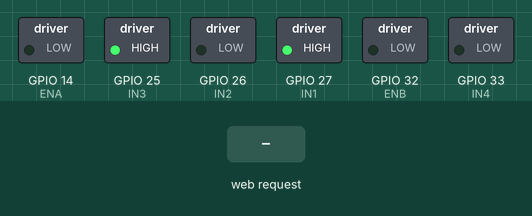
The sketch below on a simulated ESP32. Parts: switched loads named in the sketch (green lamp = pin HIGH). The inputs (shaded band) are chosen by the test bench. What the sketch prints to the serial monitor is not drawn.

Above: at 1.2 s.
1.3 s: HTTP request GET /drive?x=1 received
At 1.6 s:
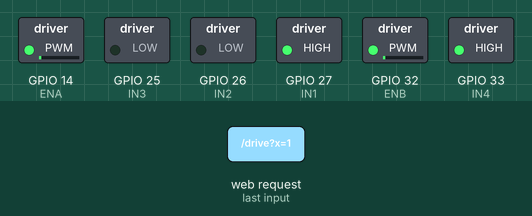
3.4 s: HTTP request GET /drive?x=120 received
At 3.8 s:
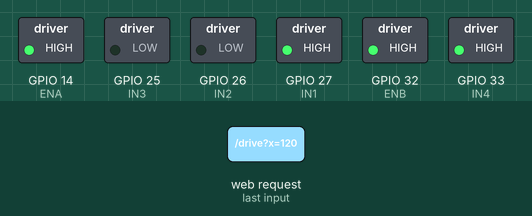
5.5 s: HTTP request GET /drive?y=1 received
At 5.9 s:
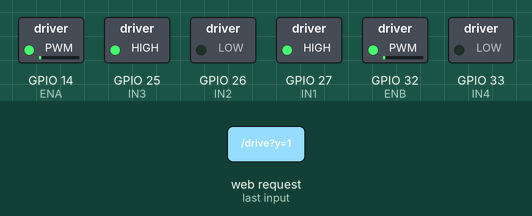
7.6 s: HTTP request GET /drive?y=120 received
At 8.0 s:
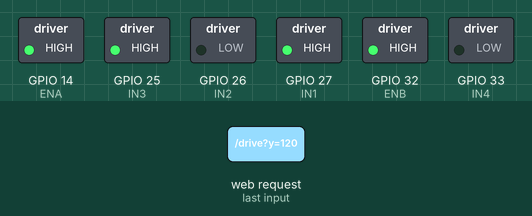
9.7 s: HTTP request GET /drive?x=1&y=1 received
At 10.1 s:
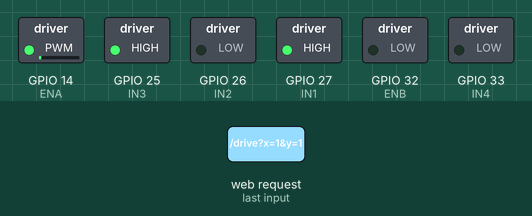
11.8 s: HTTP request GET /drive?x=120&y=120 received
At 12.2 s:
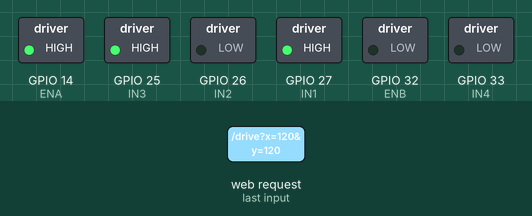
Timing chart, 0 to 14.8 s (numbered marks = the images above; inputs shaded):
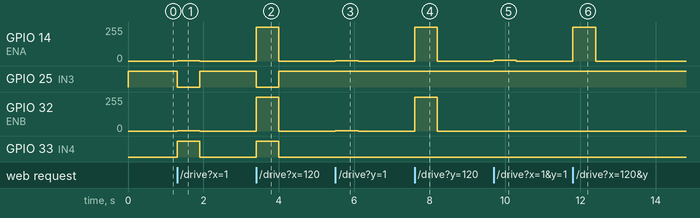

Measured:
- after the input at 1.3 s, GPIO 14 (ENA), GPIO 32 (ENB): 0/255 → 2/255 at once, → 0/255 0.60 s later; GPIO 25 (IN3): HIGH → LOW at once, → HIGH 0.60 s later; GPIO 33 (IN4): LOW → HIGH at once, → LOW 0.60 s later
- after the input at 3.4 s, GPIO 14 (ENA), GPIO 32 (ENB): 0/255 → 255/255 at once, → 0/255 0.60 s later; GPIO 25 (IN3): HIGH → LOW at once, → HIGH 0.60 s later; GPIO 33 (IN4): LOW → HIGH at once, → LOW 0.60 s later
- after the input at 5.5 s, GPIO 14 (ENA), GPIO 32 (ENB): 0/255 → 2/255 at once, → 0/255 0.60 s later
- after the input at 7.6 s, GPIO 14 (ENA), GPIO 32 (ENB): 0/255 → 255/255 at once, → 0/255 0.60 s later
- after the input at 9.7 s, GPIO 14 (ENA): 0/255 → 5/255 at once, → 0/255 0.60 s later
- after the input at 11.8 s, GPIO 14 (ENA): 0/255 → 255/255 at once, → 0/255 0.60 s later

The sketch:

01_ESP32_WiFi_Joystick_Car.ino
```cpp
/*
  ============================================================
  PROJECT : ESP32 WiFi Car with Touch Joystick (no app needed)
  LEVEL   : Intermediate
  BOARD   : ESP32 Dev Module
  ============================================================
  ABOUT
    The car makes its own WiFi hotspot and serves a web page with
    a touch joystick. Drag your thumb to drive with smooth,
    proportional speed and steering, like a real RC car.

  PARTS
    - ESP32 dev board
    - L298N motor driver, 2/4 gear motors, chassis
    - 2x 18650 battery pack (7.4 V)

  WIRING
    L298N ENA -> GPIO14   (remove ENA jumper)
    L298N IN1 -> GPIO27
    L298N IN2 -> GPIO26
    L298N IN3 -> GPIO25
    L298N IN4 -> GPIO33
    L298N ENB -> GPIO32   (remove ENB jumper)
    L298N 5V  -> ESP32 VIN
    L298N GND -> ESP32 GND

  LIBRARIES
    - WiFi, WebServer (ESP32 board package 2.x or 3.x)

  HOW IT WORKS
    1. Connect phone WiFi to "ESP32-Car" (password 12345678), open 192.168.4.1.
    2. The joystick sends x and y (-100..100) about 10 times a second.
    3. Differential mixing: left = y + x, right = y - x.
    4. Safety: if no command arrives for 600 ms, the car stops.

  TIPS
    - Car turns the wrong way? Swap the motor wires or swap the + and - of x in drive().
    - Several cars in one room? Give each a different WiFi name.
  ============================================================
*/

#include <WiFi.h>
#include <WebServer.h>

// ---------- ESP32 car standard pins (L298N) ----------
#define ENA 14
#define IN1 27
#define IN2 26
#define IN3 25
#define IN4 33
#define ENB 32

WebServer server(80);
unsigned long lastCommand = 0;

const char PAGE[] PROGMEM = R"HTML(
<!DOCTYPE html><html><head><meta name="viewport" content="width=device-width,initial-scale=1,user-scalable=no">
<title>ESP32 Car</title><style>
body{margin:0;background:#0f172a;color:#e2e8f0;font-family:sans-serif;text-align:center;touch-action:none;user-select:none}
#pad{width:260px;height:260px;border-radius:50%;background:#1e293b;margin:40px auto;position:relative;border:3px solid #334155}
#knob{width:90px;height:90px;border-radius:50%;background:#3b82f6;position:absolute;left:85px;top:85px}
</style></head><body><h2>ESP32 Car</h2><div id="pad"><div id="knob"></div></div><p id="info">x:0 y:0</p>
<script>
var pad=document.getElementById('pad'),knob=document.getElementById('knob'),x=0,y=0,active=false,last=0;
function move(e){var r=pad.getBoundingClientRect(),cx=e.clientX-r.left-130,cy=e.clientY-r.top-130,
d=Math.min(Math.hypot(cx,cy),100),a=Math.atan2(cy,cx);cx=d*Math.cos(a);cy=d*Math.sin(a);
knob.style.left=(85+cx)+'px';knob.style.top=(85+cy)+'px';x=Math.round(cx);y=Math.round(-cy);}
pad.addEventListener('pointerdown',function(e){active=true;pad.setPointerCapture(e.pointerId);move(e);});
pad.addEventListener('pointermove',function(e){if(active)move(e);});
pad.addEventListener('pointerup',function(){active=false;x=0;y=0;knob.style.left='85px';knob.style.top='85px';send();});
function send(){document.getElementById('info').innerText='x:'+x+' y:'+y;fetch('/drive?x='+x+'&y='+y).catch(function(){});}
setInterval(function(){if(active)send();},100);
</script></body></html>
)HTML";

void setup() {
  Serial.begin(115200);
  pinMode(ENA, OUTPUT); pinMode(ENB, OUTPUT);
  pinMode(IN1, OUTPUT); pinMode(IN2, OUTPUT);
  pinMode(IN3, OUTPUT); pinMode(IN4, OUTPUT);
  setMotor(0, 0);

  WiFi.softAP("ESP32-Car", "12345678");
  Serial.print("Open http://");
  Serial.println(WiFi.softAPIP());

  server.on("/", []() { server.send_P(200, "text/html", PAGE); });
  server.on("/drive", []() {
    int x = constrain(server.arg("x").toInt(), -100, 100);
    int y = constrain(server.arg("y").toInt(), -100, 100);
    drive(x, y);
    lastCommand = millis();
    server.send(200, "text/plain", "OK");
  });
  server.begin();
}

void loop() {
  server.handleClient();
  if (millis() - lastCommand > 600) setMotor(0, 0);   // fail-safe
}

void drive(int x, int y) {
  int left  = constrain(y + x, -100, 100);
  int right = constrain(y - x, -100, 100);
  setMotor(left * 255 / 100, right * 255 / 100);
}

// ================= MOTOR FUNCTIONS =================
void setMotor(int leftSpeed, int rightSpeed) {
  if (leftSpeed >= 0) { digitalWrite(IN1, HIGH); digitalWrite(IN2, LOW); }
  else                { digitalWrite(IN1, LOW);  digitalWrite(IN2, HIGH); leftSpeed = -leftSpeed; }
  if (rightSpeed >= 0) { digitalWrite(IN3, HIGH); digitalWrite(IN4, LOW); }
  else                 { digitalWrite(IN3, LOW);  digitalWrite(IN4, HIGH); rightSpeed = -rightSpeed; }
  analogWrite(ENA, constrain(leftSpeed, 0, 255));
  analogWrite(ENB, constrain(rightSpeed, 0, 255));
}
```
